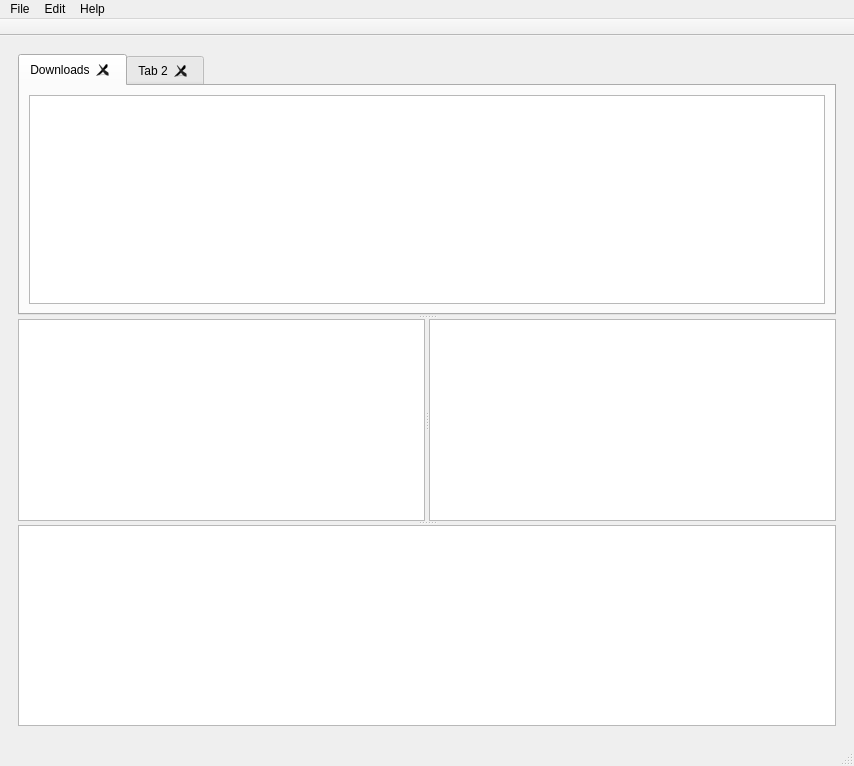
<?xml version="1.0" encoding="UTF-8"?>
<ui version="4.0">
 <class>MainWindow</class>
 <widget class="QMainWindow" name="MainWindow">
  <property name="geometry">
   <rect>
    <x>0</x>
    <y>0</y>
    <width>854</width>
    <height>766</height>
   </rect>
  </property>
  <property name="windowTitle">
   <string>MainWindow</string>
  </property>
  <widget class="QWidget" name="centralwidget">
   <layout class="QVBoxLayout" name="verticalLayout_4">
    <item>
     <widget class="QStackedWidget" name="stackedWidget">
      <property name="currentIndex">
       <number>0</number>
      </property>
      <widget class="QWidget" name="page_3">
       <layout class="QVBoxLayout" name="verticalLayout">
        <item>
         <widget class="QSplitter" name="splitter_3">
          <property name="orientation">
           <enum>Qt::Orientation::Vertical</enum>
          </property>
          <widget class="QTabWidget" name="project_directory_tabs_2">
           <property name="currentIndex">
            <number>0</number>
           </property>
           <property name="tabsClosable">
            <bool>true</bool>
           </property>
           <property name="movable">
            <bool>true</bool>
           </property>
           <widget class="QWidget" name="tab_3">
            <attribute name="title">
             <string>Downloads</string>
            </attribute>
            <layout class="QVBoxLayout" name="verticalLayout_3">
             <item>
              <widget class="QTreeView" name="download_file_directory_2">
               <property name="sortingEnabled">
                <bool>true</bool>
               </property>
              </widget>
             </item>
            </layout>
           </widget>
           <widget class="QWidget" name="tab_4">
            <attribute name="title">
             <string>Tab 2</string>
            </attribute>
           </widget>
          </widget>
          <widget class="QSplitter" name="splitter_4">
           <property name="orientation">
            <enum>Qt::Orientation::Vertical</enum>
           </property>
           <widget class="QSplitter" name="splitter_5">
            <property name="orientation">
             <enum>Qt::Orientation::Horizontal</enum>
            </property>
            <widget class="QTreeView" name="treeView_2">
             <property name="sortingEnabled">
              <bool>true</bool>
             </property>
            </widget>
            <widget class="QListView" name="listView_3"/>
           </widget>
           <widget class="QListView" name="listView_4"/>
          </widget>
         </widget>
        </item>
       </layout>
      </widget>
      <widget class="QWidget" name="page_4"/>
     </widget>
    </item>
   </layout>
  </widget>
  <widget class="QMenuBar" name="menubar">
   <property name="geometry">
    <rect>
     <x>0</x>
     <y>0</y>
     <width>854</width>
     <height>21</height>
    </rect>
   </property>
   <widget class="QMenu" name="menuDashboard">
    <property name="title">
     <string>File</string>
    </property>
    <addaction name="actionClose"/>
   </widget>
   <widget class="QMenu" name="menuAnother_Thing">
    <property name="title">
     <string>Edit</string>
    </property>
   </widget>
   <widget class="QMenu" name="menuHelp">
    <property name="title">
     <string>Help</string>
    </property>
   </widget>
   <addaction name="menuDashboard"/>
   <addaction name="menuAnother_Thing"/>
   <addaction name="menuHelp"/>
  </widget>
  <widget class="QStatusBar" name="statusbar"/>
  <widget class="QToolBar" name="header">
   <property name="windowTitle">
    <string>header_bar</string>
   </property>
   <property name="movable">
    <bool>false</bool>
   </property>
   <property name="floatable">
    <bool>false</bool>
   </property>
   <attribute name="toolBarArea">
    <enum>TopToolBarArea</enum>
   </attribute>
   <attribute name="toolBarBreak">
    <bool>false</bool>
   </attribute>
  </widget>
  <action name="actionClose">
   <property name="text">
    <string>Close</string>
   </property>
  </action>
 </widget>
 <resources/>
 <connections/>
</ui>
